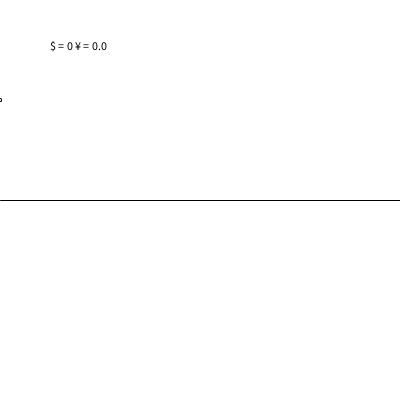
Frame 1 (no input)
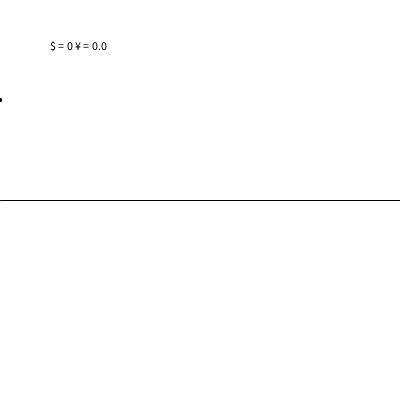
Frame 60 (the mouse pressed at the canvas centre just before this capture)
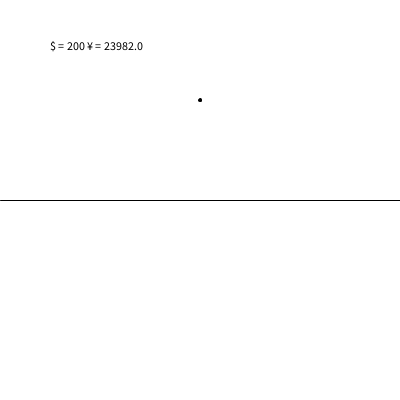
Frame 120 (the mouse held since frame 60 and released just before this capture)

The Processing sketch that drew these frames (run headless with seeded random() and noise(); from frame 60 on, the mouse is pressed at the canvas centre):

// Processing sketch: formatting_code
// ── formatting_code.pde
void setup() {
}


//tyler proffitt

void settings() {
  size(400, 400);
}

void draw() {
  background(255);
  line(0, 200, width, 200);
  ellipse(mouseX, 100, 3, 3);
  fill(0);
  text("$ = "+ mouseX + " ¥ = " + tempConverter (mouseX), 50, 50);
}

float tempConverter (float f) {
  float c= f*(119.91);
  return c;
}
